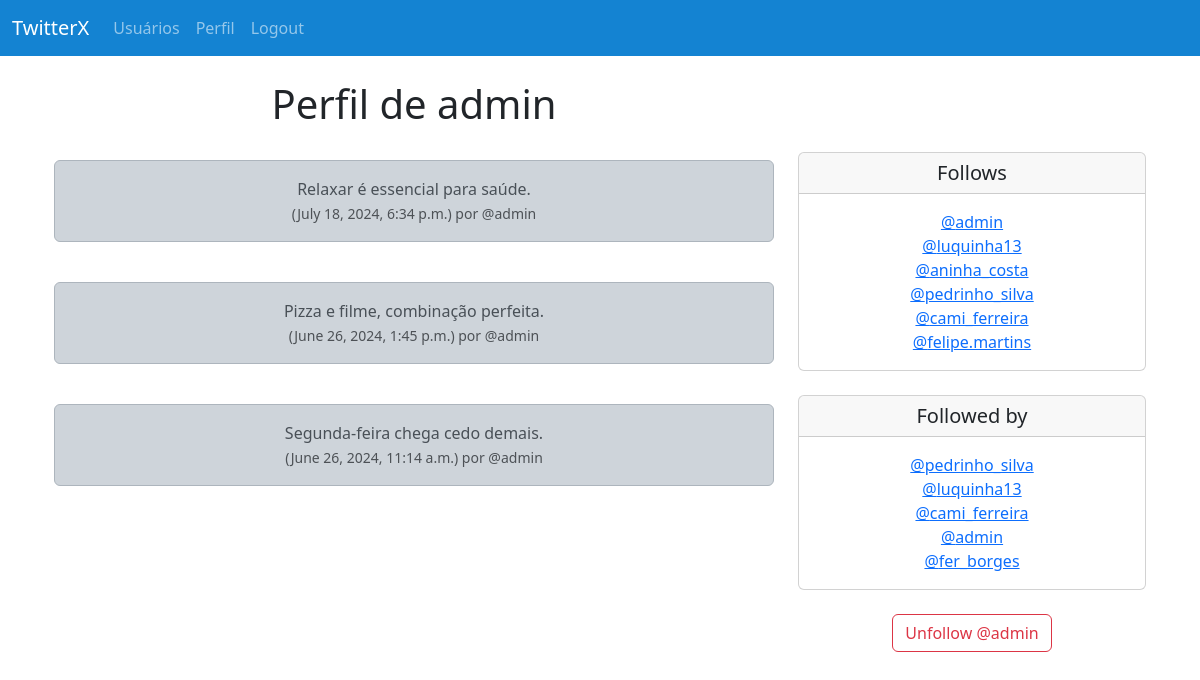
The page /profile/1 (signed in) on the database as committed earlier.
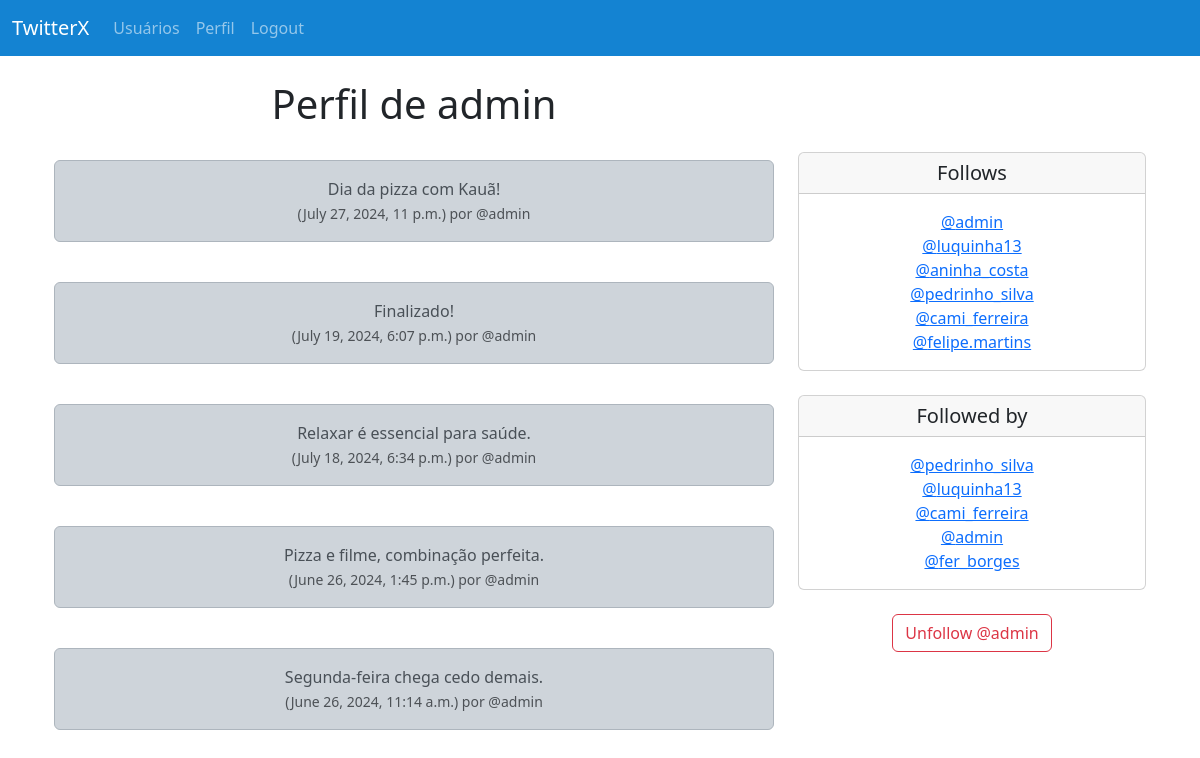
The same page on the database as committed later.
### musker/models.py (models this page shows, shortened)
class tweet(models.Model):
    user = models.ForeignKey(
        User, related_name="tweets",
        on_delete=models.DO_NOTHING
    )
    body = models.CharField(max_length=200)
    created_at = models.DateTimeField(auto_now_add=True)

class Profile(models.Model):
    user = models.OneToOneField(User, on_delete=models.CASCADE)
    follows = models.ManyToManyField('self',
                                    related_name='followed_by',
                                    symmetrical=False,
                                    blank=True)
    datee_modified = models.DateTimeField(User, auto_now=True)
    def __str__(self):
        return self.user.username

### musker/views.py (the view, shortened to what this page needs)
# urls.py: path('profile/<int:pk>', views.profile, name='profile'),
def profile(request, pk):
     if request.user.is_authenticated:
        profile = Profile.objects.get(user_id = pk)
        tweets = tweet.objects.filter(user_id = pk).order_by("-created_at")
        return render(request, 'profile.html', {'profile':profile, "tweets":tweets})
     else:
        messages.success(request, ("Você deve estar logado para acessar..."))
        return redirect('home')

### musker/templates/profile.html (shortened to what this page needs)
{% extends 'base.html' %}
{% block content %}
{% if profile %}
<div class="container text-center">
    <div class="row">
        <div class="col-8">
            <h1>Perfil de {{ profile.user.username }}</h1>
            <br/>
            {% if tweets %}
              {% for tweet in tweets %}
                <div class="alert alert-dark" role="alert">
                  {{ tweet.body }}<br/>
                  <small class="text-muted">
                      ({{ tweet.created_at }}) por @{{ tweet.user.username }}
                  </small>
                </div>
                <br/>
              {% endfor %}
            {% endif %}
        </div>
        <div class="col-4">
            <br/><br/><br/>
            <div class="card">
                <h5 class="card-header">Follows</h5>
                <div class="card-body">
                  <p class="card-text">
                    {% for following in profile.follows.all %}
                        <a href="{% url 'profile' following.user.id%}">@{{following}}</a><br/>
                     {% endfor %}
                  </p>
                </div>
              </div>
              <br/>
              <div class="card">
                <h5 class="card-header">Followed by</h5>
                <div class="card-body">
                  <p class="card-text">
                    {% for following in profile.followed_by.all %}
                        <a href="{% url 'profile' following.user.id%}">@{{following}}</a><br/>
                    {% endfor %}
                  </p>
                </div>
              </div>
              <br/>
              <form method=POST>
                   {% if profile in user.profile.follows.all %}
                        <button class="btn btn-outline-danger"
                        name="follow" value="unfollow" type="submit">
                        Unfollow @{{ profile.user.username | lower }}</button>
                   {% else %}
                        <button class="btn btn-outline-success"
                        name="follow" value="follow" type="submit">
                        Follow @{{ profile.user.username | lower }}</button>
                   {% endif %}
              </form>
              <br/>
        </div>
    </div>
</div>
{% endif %}
{% endblock %}

Rows that differ between the two databases and show on the page:
added tweet: body "Dia da pizza com Kauã!", created_at "July 27, 2024, 11 p.m.", user.username "admin"
added tweet: body "Finalizado!", created_at "July 19, 2024, 6:07 p.m.", user.username "admin"
